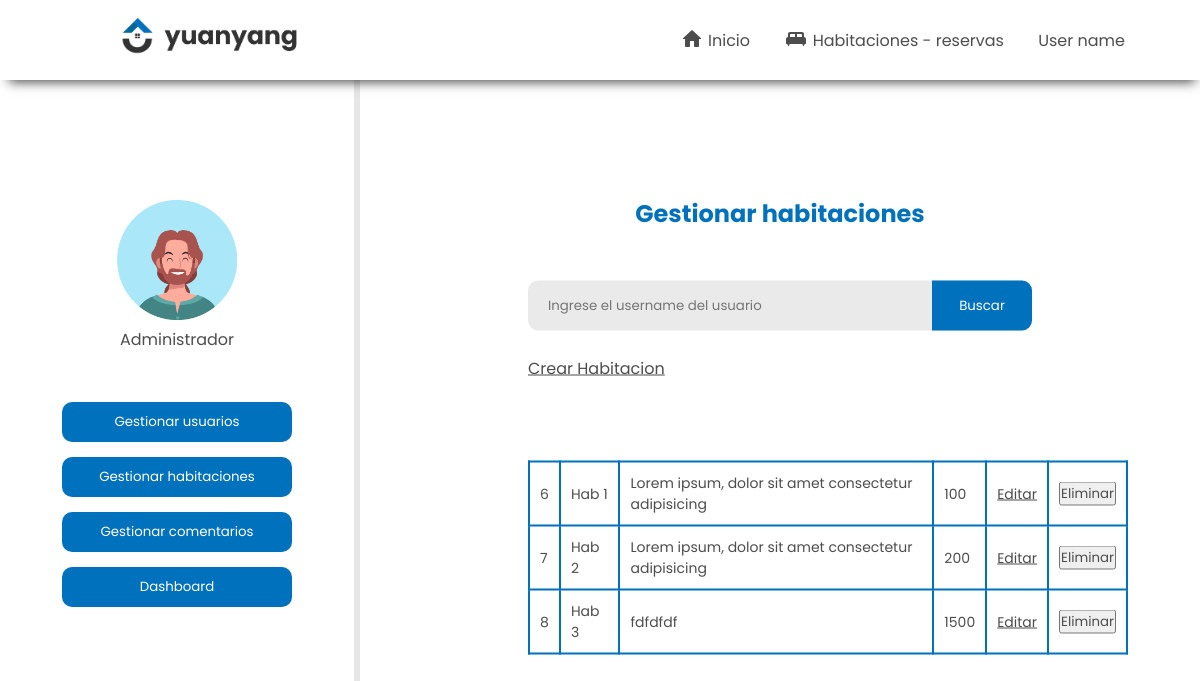
The app's page /admin_habitaciones with its own data.
### tables this page shows
CREATE TABLE Habitaciones (id integer primary key autoincrement, nombre text, descripcion text, precio int, ocupada int);

### app.py (the view)
@app.route('/admin_habitaciones', methods=["GET"])
def admin_habitaciones():
    habitaciones = db.get_habitaciones()
    return render_template('administrador-habitaciones.html', habitaciones=habitaciones)

### db.py (called while the page is built)
def conectar():
    try:
        conn= sqlite3.connect(db)
        print('Conectada a BDD')
        return conn
    except Error:
        print(Error)

def get_habitaciones():
    conn = conectar()
    cursor = conn.execute("select * from Habitaciones;")
    resultSet = cursor.fetchall()
    conn.close()
    return resultSet

### templates/administrador-habitaciones.html (shortened to what this page needs)
<!DOCTYPE html>
<html lang="es">
<head>
    <link rel="stylesheet" href="/static/css/header.css">
    <link rel="stylesheet" href="/static/css/perfil-administrador.css">
</head>
<body>
    <header class="header-principal">
        <li class="logotipo"><a href="/templates/index.html"><img src="/static/images/logotipo.png" alt=""></a></li>
        <nav>
            <ul>
                <li><a href="/templates/index.html">
                    Inicio</a></li>
                <li><a href="/templates/habitaciones-reserva.html">
                            Habitaciones - reservas</a></li>
                <li><a href="/templates/login.html" class="user-name">User name</a>
                </li>
            </ul>
        </nav>
    </header>
    <section>
        <div class="culmn-iz">
            <img src="/static/images/emote-cliente.png" alt="">
            <p>Administrador</p>
            <div class="tabContainer">
                <div class="buttonContainer">
                    <ul class="opciones-admin">
                        <li><button>Gestionar usuarios</button></li>
                        <li><button>Gestionar habitaciones</button></li>
                        <li><button>Gestionar comentarios</button></li>
                        <li><button>Dashboard</button></li>
                    </ul>
                </div>
            </div>
        </div>
        <div class="culmn-de">
            <div class="tabContainer">}
                <div class="tabPanel">
                    <div>
                        <div class="box">
                            <form action="\admin_habitaciones" method="get" class="form-filtro">
                                <h3>Gestionar habitaciones</h3>
                                <input type="number" required name="id" class="filtro" placeholder="Ingrese el username del usuario">
                                <input type="submit" name="" value="Buscar" class="btn-buscar">
                            </form>
                            <br>
                            <a href="/agregar_habitacion">Crear Habitacion</a>
                            <table>
                                {% for habitacion in habitaciones%}
                                <tr>
                                    <td>{{habitacion[0]}}</td>
                                    <td>{{habitacion[1]}}</td>
                                    <td>{{habitacion[2]}}</td>
                                    <td>{{habitacion[3]}}</td>
                                    <td><a href="/editar_habitacion/{{habitacion[0]}}">Editar</a></td>
                                    <td class="eliminar">
                                        <form action="{{url_for('eliminar_habitacion', id = habitacion[0])}} " method="post"><input type="hidden" name="_method" value="DELETE"><input type="submit" value="Eliminar"></td>
                                </tr>
                                {% endfor %}
                            </table>
                        </div>
                    </div>
                </div>
            </div>
        </div>
    </section>
</body>
</html>

### static/css/header.css (style rules this page uses)
.header-principal { position: fixed; top: 0; width: 100%; height:80px; background-color:#FFFFFF; -webkit-box-shadow: 2px 9px 11px -7px rgba(0,0,0,0.72); box-shadow: 2px 9px 11px -7px rgba(0,0,0,0.72); z-index: 100; }
.header-principal nav { display: inline-block; margin:auto; position: absolute; top:15%; width: 80%; text-align: right; }
.header-principal nav li { display:inline-block; padding:10px 15px; }
.header-principal nav li a { list-style: none; text-decoration: none; color:#4D4D4D; transition: 0.5s; }
.header-principal nav li .icon-menu { position: relative; top:5px; transition: 0.5s; }
.header-principal .logotipo { position: relative; top:20%; left:10%; text-decoration: none; list-style: none; cursor: pointer; display: inline-block; z-index: 100; }
.header-principal .logotipo img { width: 180px; max-width: 180px; min-width: 50px; margin:0; }

### static/css/perfil-administrador.css (style rules this page uses)
* { margin:0; padding:0; font-family: 'Poppins', sans-serif; box-sizing: border-box; color:#4D4D4D; }
.header-principal nav li { position: relative; }
section { position:relative; width: 100%; height:100% !important; background-color: red !important; }
section .culmn-iz { position: fixed; top:0; width: 30%; height:100% ; float:left; text-align: center; border-right:6px solid #E6E6E6 ; }
section .culmn-iz img { margin-top:200px; width: 120px; }
.culmn-iz .opciones-admin { height: auto; margin:50px 0; }
.culmn-iz .opciones-admin li { width: 100%; margin:15px 0; }
.culmn-iz .opciones-admin li button { margin:0 auto; text-decoration: none; background-color: #0071BC; color:#fff; padding: 10px 5px; border-radius: 10px; border:none; width: 230px; display: block; transition: all .5s; cursor: pointer; }
section .culmn-de { position: relative; width: 70%; height: 100vh; float:right; }
.tabPanel { width: 100%; height: 100vh; background-color: #fff !important; }
.tabPanel h3 { color:#0071BC; margin:50px 0; text-align: center; font-size: 24px; }
.box { position: absolute; top:50%; left:50%; transform: translate(-50%, -50%); width: 60%; height: auto; }
.form-filtro { position: relative; width: 100%; height: 100%; }
.form-filtro .filtro { width: 100%; padding:15px 20px; border:none; border-radius: 10px; outline: none; background: #EAEAEA; }
.form-filtro .btn-buscar { position: absolute; right: 0; width: 100px; padding:15px 20px; border:none; border-radius: 0 10px 10px 0; display: inline-block; background-color: #0071BC; color:#fff; cursor:pointer; transition: all .5s; }
table { margin-top:80px; width: 100%; border-collapse:collapse; min-width: 600px !important; }
table tr td { border:2px solid #0071BC; padding:10px; font-size: 14px; }
.eliminar { color:#D81A1A; }

### records on screen
Habitaciones: id "6", nombre "Hab 1", descripcion "Lorem ipsum, dolor sit amet consectetur adipisicing", precio "100"
Habitaciones: id "7", nombre "Hab 2", descripcion "Lorem ipsum, dolor sit amet consectetur adipisicing", precio "200"
Habitaciones: id "8", nombre "Hab 3", descripcion "fdfdfdf", precio "1500"
